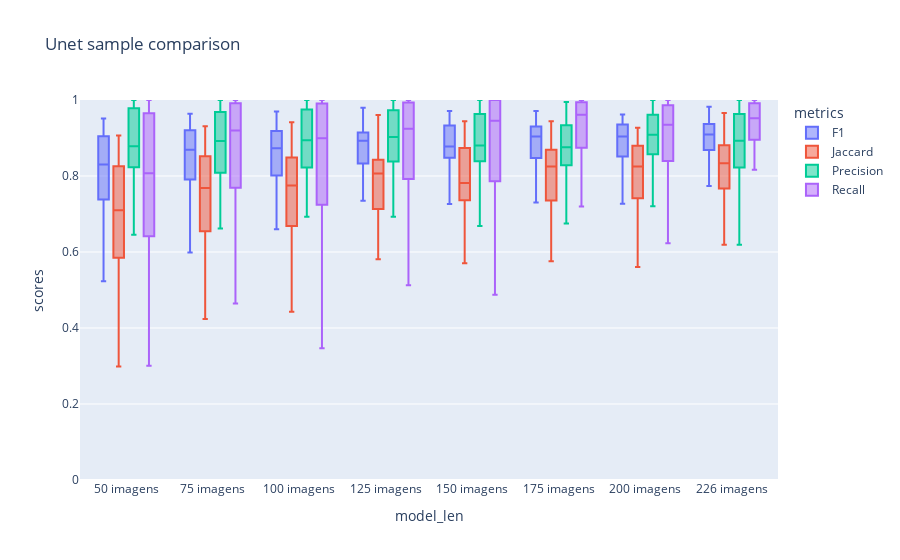
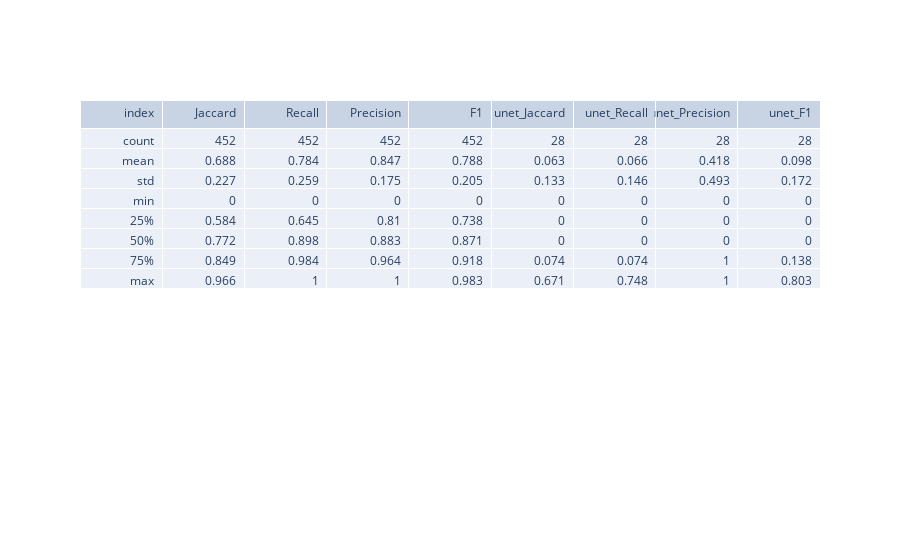

These figures' notebook cell, in order:
### Code cell
# gráfico em barras
fig_new_df = px.box(df_order.loc[df_order['model_len']!='226 somente optico' ]  ,x="model_len", y='scores' ,color='metrics', title='Unet sample comparison')
fig_new_df.update_layout(  barmode='group',yaxis_range = [0,1])
fig_new_df.update_traces(marker = dict(opacity = 0))

figure_dataframe = go.Figure(data=[go.Table(header=dict(values=['index', 'Jaccard',	'Recall',	'Precision',	'F1',	'unet_Jaccard',	'unet_Recall',	'unet_Precision',	'unet_F1'], align='right'),
                 cells=dict(values=[final_df_compare_describe[col] if col == 'index' else final_df_compare_describe[col].round(3)  for col in final_df_compare_describe.columns ], align='right' ))
                     ] )
fig_new_df.show()
figure_dataframe.show()

fig_new_df.write_image(f'reports{os.sep}images{os.sep}Unet_GeneralBoxplot_by_Train_Set_graf.png')
figure_dataframe.write_image(f'reports{os.sep}images{os.sep}Unet_GeneralBoxplot_by_Train_Set_table.png')

### Figure 1 — Plotly figure (JSON) as saved in the notebook; plotly's stock layout.template omitted (floating-point values rounded to 4 significant figures; data arrays with more than 128 entries replaced by an {"elided": "..."} marker saying what was removed)
{"data": [{"alignmentgroup": "True", "hovertemplate": "metrics=F1<br>model_len=%{x}<br>scores=%{y}<extra></extra>", "legendgroup": "F1", "marker": {"color": "#636efa", "opacity": 0}, "name": "F1", "notched": false, "offsetgroup": "F1", "orientation": "v", "showlegend": true, "type": "box", "x": {"elided": "387 str values"}, "x0": " ", "xaxis": "x", "y": {"elided": "387 float values"}, "y0": " ", "yaxis": "y"}, {"alignmentgroup": "True", "hovertemplate": "metrics=Jaccard<br>model_len=%{x}<br>scores=%{y}<extra></extra>", "legendgroup": "Jaccard", "marker": {"color": "#EF553B", "opacity": 0}, "name": "Jaccard", "notched": false, "offsetgroup": "Jaccard", "orientation": "v", "showlegend": true, "type": "box", "x": {"elided": "387 str values"}, "x0": " ", "xaxis": "x", "y": {"elided": "387 float values"}, "y0": " ", "yaxis": "y"}, {"alignmentgroup": "True", "hovertemplate": "metrics=Precision<br>model_len=%{x}<br>scores=%{y}<extra></extra>", "legendgroup": "Precision", "marker": {"color": "#00cc96", "opacity": 0}, "name": "Precision", "notched": false, "offsetgroup": "Precision", "orientation": "v", "showlegend": true, "type": "box", "x": {"elided": "387 str values"}, "x0": " ", "xaxis": "x", "y": {"elided": "387 float values"}, "y0": " ", "yaxis": "y"}, {"alignmentgroup": "True", "hovertemplate": "metrics=Recall<br>model_len=%{x}<br>scores=%{y}<extra></extra>", "legendgroup": "Recall", "marker": {"color": "#ab63fa", "opacity": 0}, "name": "Recall", "notched": false, "offsetgroup": "Recall", "orientation": "v", "showlegend": true, "type": "box", "x": {"elided": "387 str values"}, "x0": " ", "xaxis": "x", "y": {"elided": "387 float values"}, "y0": " ", "yaxis": "y"}], "layout": {"barmode": "group", "boxmode": "group", "legend": {"title": {"text": "metrics"}, "tracegroupgap": 0}, "title": {"text": "Unet sample comparison"}, "xaxis": {"anchor": "y", "domain": [0, 1], "title": {"text": "model_len"}}, "yaxis": {"anchor": "x", "domain": [0, 1], "range": [0, 1], "title": {"text": "scores"}}}}

### Figure 2 — Plotly figure (JSON) as saved in the notebook; plotly's stock layout.template omitted (floating-point values rounded to 4 significant figures)
{"data": [{"cells": {"align": "right", "values": [["count", "mean", "std", "min", "25%", "50%", "75%", "max"], [452, 0.688, 0.227, 0, 0.584, 0.772, 0.849, 0.966], [452, 0.784, 0.259, 0, 0.645, 0.898, 0.984, 1], [452, 0.847, 0.175, 0, 0.81, 0.883, 0.964, 1], [452, 0.788, 0.205, 0, 0.738, 0.871, 0.918, 0.983], [28, 0.063, 0.133, 0, 0, 0, 0.074, 0.671], [28, 0.066, 0.146, 0, 0, 0, 0.074, 0.748], [28, 0.418, 0.493, 0, 0, 0, 1, 1], [28, 0.098, 0.172, 0, 0, 0, 0.138, 0.803]]}, "header": {"align": "right", "values": ["index", "Jaccard", "Recall", "Precision", "F1", "unet_Jaccard", "unet_Recall", "unet_Precision", "unet_F1"]}, "type": "table"}], "layout": {}}
